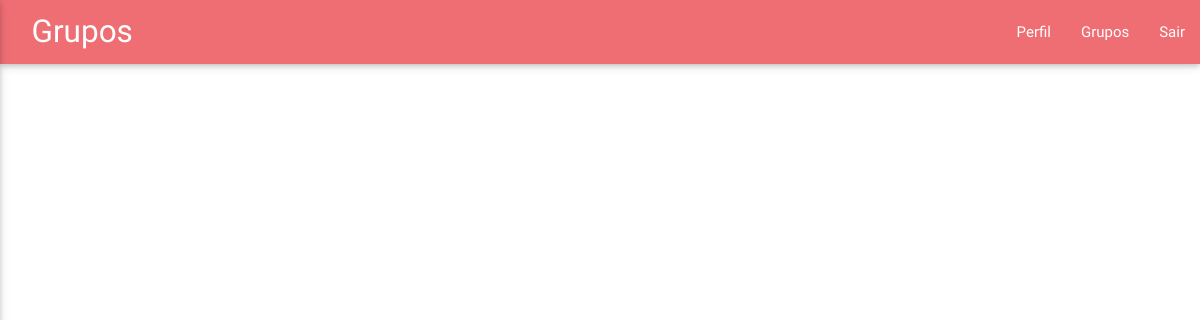
Before: /list_all_groups with the older database file.
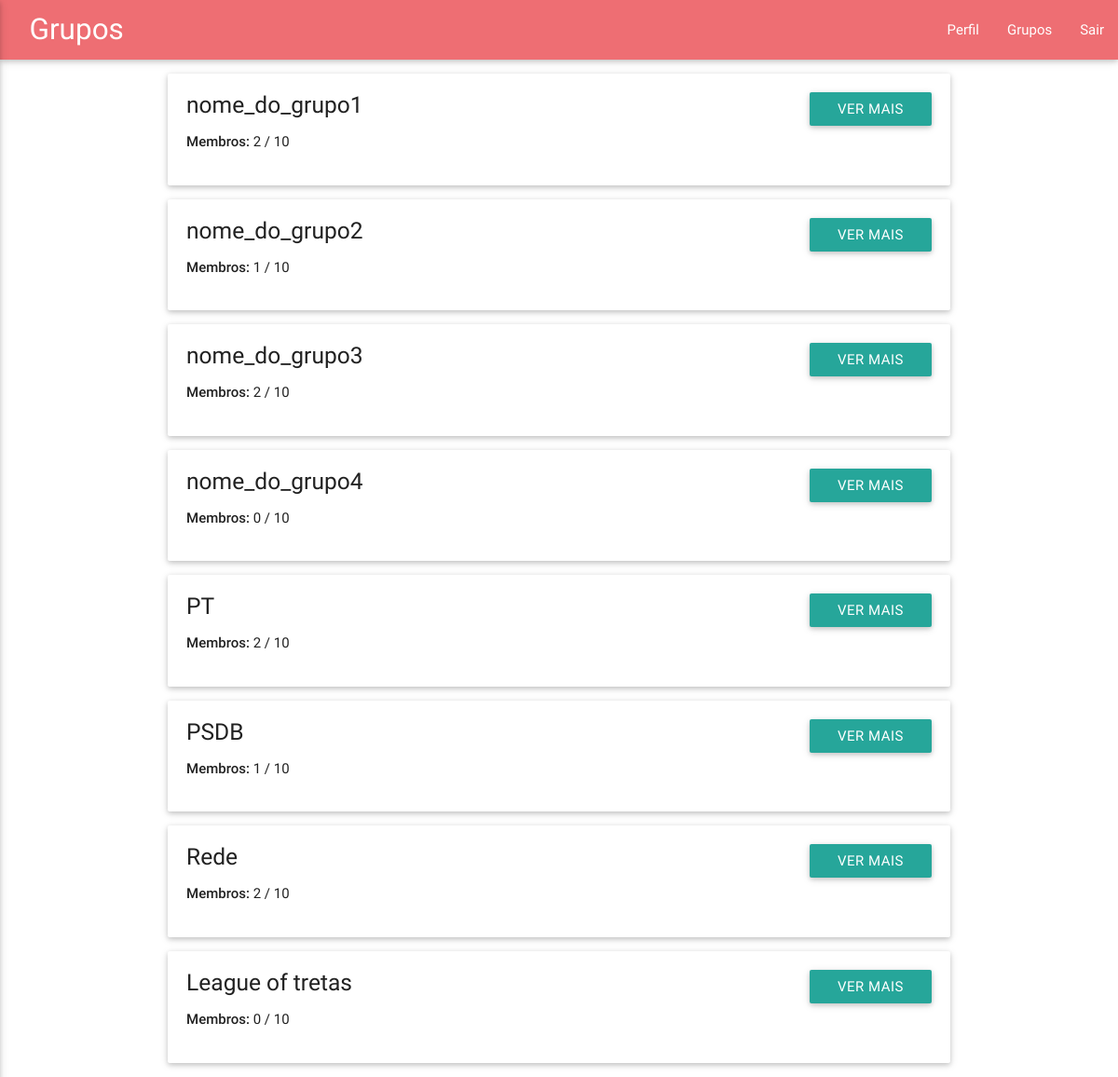
After: the same page with the newer database file.
### ubet/models.py (models this page shows, shortened)
class Group(models.Model):
	status_list = (('END','FINISHED'),('ABORT','CANCELED'),('WAIT','WAITING'))
	creator = models.ForeignKey(User,null=True,on_delete=models.SET_NULL,related_name='group_creator_user')
	winner = models.ForeignKey(User,null=True,on_delete=models.SET_NULL,related_name='group_winner_user')
	name = models.CharField(max_length=50)
	max_size = models.IntegerField(default=10)
	bet_value = models.IntegerField(default=10)
	date_of_birth = models.DateTimeField(auto_now = True)
	status = models.CharField(choices=status_list,default='WAITING',max_length=50)
	users = models.ManyToManyField(User,symmetrical=True,through='Group_link')
	def users_by_group(self):
		user_list = self.users.all()
		position_list = [Group_link.objects.get(user=u,group=self).position for u in user_list]
		return user_list,position_list
	def cur_size(self):
		return self.users.count()
	@staticmethod
	def active_groups():
		return Group.objects.filter(status='WAITING')

### ubet/views.py (the view)
# urls.py: url(r'^list_all_groups$',views.list_all_groups,name='list_all_groups'),
def list_all_groups(request):
	groups = Group.active_groups();
	users_by_group = {}
	for g in groups:
		g.user_list = list(Group.users_by_group(g))
	return render(request,'ubet/list_all_groups.html', {'grupos': groups })

### ubet/templates/ubet/list_all_groups.html (shortened to what this page needs)
{% extends "ubet/base.html" %}
{% block page_title %} Grupos {% endblock page_title %}
{% block main_content %}
	<ul>
	{% for g in grupos %}
		<li>
			<div class="card-panel">
				<div class="group-info left">
					<h5 class="group-name">{{g.name}}</h5>
					<p><strong>Membros:</strong> {{ g.cur_size }} / {{ g.max_size }}</p>
				</div>
				<div class="group-options right">
					<a href="{% url 'group_info' %}?g_id={{g.id}}" class="waves-effect btn">Ver mais</a>
				</div>
			</div>
		</li>
	{%endfor%}
	</ul>
{% endblock main_content %}

Changed rows visible on the page:
added Group: name "nome_do_grupo1", cur_size "2", max_size "10"
added Group: name "nome_do_grupo2", cur_size "1", max_size "10"
added Group: name "nome_do_grupo3", cur_size "2", max_size "10"
added Group: name "nome_do_grupo4", cur_size "0", max_size "10"
added Group: name "PT", cur_size "2", max_size "10"
added Group: name "PSDB", cur_size "1", max_size "10"
added Group: name "Rede", cur_size "2", max_size "10"
added Group: name "League of tretas", cur_size "0", max_size "10"
